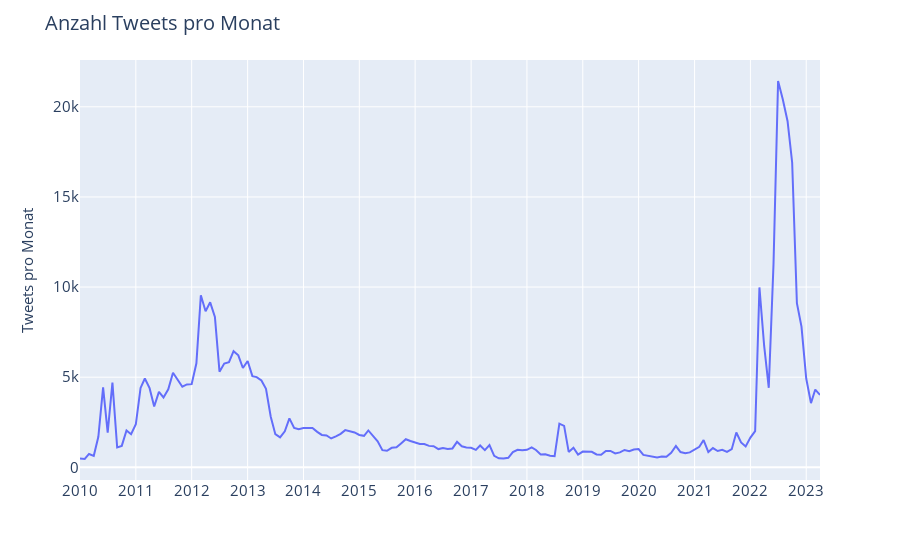

Here is the notebook cell this chart was saved with:
### Code cell
# 3. plot of tweets per month
fig = px.line(corpus_per_month, x="year_month", y="count", 
              #color='#1f77b4'
              )

# change colors of lines
fig.update_traces(hovertemplate=None)
fig.update_layout(hovermode="x unified")
fig.update_layout(title=f'Anzahl Tweets pro Monat', title_font_size=20)
fig.update_xaxes(title_text="", title_font=dict(size=15), nticks=20, tickfont=dict(size=15))
fig.update_yaxes(title_text="Tweets pro Monat", title_font=dict(size=15), nticks=10, tickfont=dict(size=15))

fig.show()
fig.write_html("../data/html_plots/plot_corpus_per_month.html")

### Figure 1 — Plotly figure (JSON) as saved in the notebook; plotly's stock layout.template omitted (floating-point values rounded to 4 significant figures; data arrays with more than 128 entries replaced by an {"elided": "..."} marker saying what was removed)
{"data": [{"legendgroup": "", "line": {"color": "#636efa", "dash": "solid"}, "marker": {"symbol": "circle"}, "mode": "lines", "name": "", "orientation": "v", "showlegend": false, "type": "scatter", "x": {"elided": "160 str values"}, "xaxis": "x", "y": {"elided": "160 int values"}, "yaxis": "y"}], "layout": {"hovermode": "x unified", "legend": {"tracegroupgap": 0}, "margin": {"t": 60}, "title": {"font": {"size": 20}, "text": "Anzahl Tweets pro Monat"}, "xaxis": {"anchor": "y", "domain": [0, 1], "nticks": 20, "tickfont": {"size": 15}, "title": {"font": {"size": 15}, "text": ""}}, "yaxis": {"anchor": "x", "domain": [0, 1], "nticks": 10, "tickfont": {"size": 15}, "title": {"font": {"size": 15}, "text": "Tweets pro Monat"}}}}
